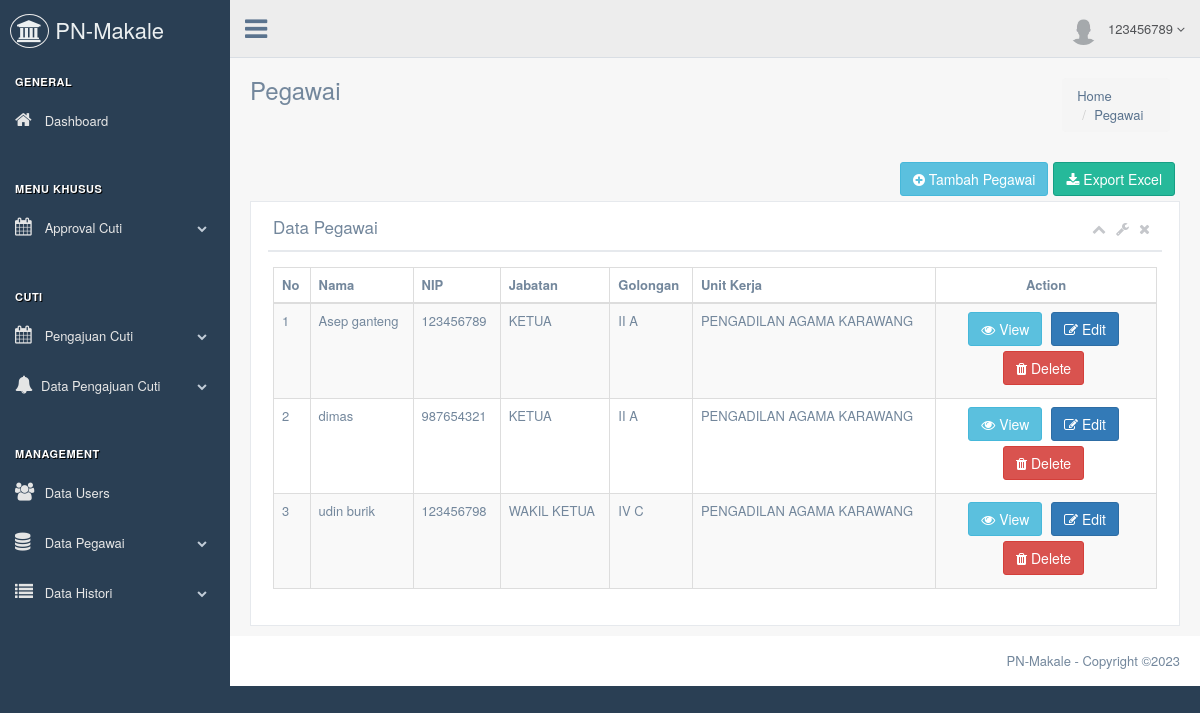
The app's page /admin/index.php?page=data_pegawai (signed in) with its own data.
### tables this page shows
CREATE TABLE `pegawai` (
  `id_pegawai` int(25) NOT NULL,
  `nama_pegawai` varchar(225) NOT NULL,
  `nip` varchar(225) NOT NULL,
  `id_jabatan` int(25) NOT NULL,
  `id_golongan` int(25) NOT NULL,
  `unit_kerja` varchar(225) NOT NULL
);

CREATE TABLE `jabatan` (
  `id_jabatan` int(25) NOT NULL,
  `nama_jabatan` varchar(225) NOT NULL
);

CREATE TABLE `golongan` (
  `id_golongan` int(25) NOT NULL,
  `nama_golongan` varchar(255) NOT NULL
);

### admin/data_pegawai.php (the view, shortened to what this page needs)
<div class="page-title">
  <div class="title_left">
    <h3>Pegawai</h3>
  </div>
  <div class="title_right">
    <div class="col-md-3 col-sm-3 col-xs-12 pull-right">
                <ol class="breadcrumb float-sm-right">
                  <li class="breadcrumb-item"><a href="#">Home</a></li>
                  <li class="breadcrumb-item"><a href="#">Pegawai</a></li>
                </ol>
              </div>
  </div>
</div>
<div class="clearfix"></div>
<div class="row">
  <div class="col-md-12 col-sm-12 col-xs-12">
    <a href="export_pegawai.php" title="Tambah User" class="btn btn-success pull-right" ><i class="fa fa-download"></i> Export Excel</a>
    <a href="#" title="Tambah User" class="btn btn-info pull-right" data-toggle="modal" data-target=".btn-tambah-pegawai"><i class="fa fa-plus-circle"></i> Tambah Pegawai</a>
    <div class="x_panel">
      <div class="x_title">
        <h2>Data Pegawai <small>Daftar pegawai pengadilan Negeri Makale</small></h2>
        <ul class="nav navbar-right panel_toolbox">
          <li><a class="collapse-link"><i class="fa fa-chevron-up"></i></a>
          </li>
          <li class="dropdown">
            <a href="#" class="dropdown-toggle" data-toggle="dropdown" role="button" aria-expanded="false"><i class="fa fa-wrench"></i></a>
          </li>
          <li><a class="close-link"><i class="fa fa-close"></i></a>
          </li>
        </ul>
        <div class="clearfix"></div>
      </div>
      <div class="x_content">
        <table id="datatable" class="table table-striped table-bordered">
          <thead>
            <tr>
              <th>No</th>
              <th>Nama</th>
              <th>NIP</th>
              <th>Jabatan</th>
              <th>Golongan</th>
              <th>Unit Kerja</th>
              <th class="text-center" style="width:25%">Action</th>
            </tr>
          </thead>
          <tbody>
            <?php
              include '../database/koneksi.php';
              $query = mysqli_query($koneksi,"SELECT * FROM pegawai pg, jabatan jb, golongan gl WHERE pg.id_jabatan=jb.id_jabatan and pg.id_golongan=gl.id_golongan order by pg.id_jabatan");
              $i = 1;
              while ($row = mysqli_fetch_array($query)) {
             ?>
             <tr>
               <td><?php echo $i ?></td>
               <td><?php echo $row['nama_pegawai'] ?></td>
               <td><?php echo $row['nip'] ?></td>
               <td><?php echo $row['nama_jabatan'] ?></td>
               <td><?php echo $row['nama_golongan'] ?></td>
               <td><?php echo $row['unit_kerja']; ?></td>
               <td class="text-center">
                 <a href="#" class="btn btn-info" data-toggle="modal" data-target="#modalviewpegawai<?php echo $row['nip'] ?>"><i class="fa fa-eye"></i> View</a>
                 <a href="#" class="btn btn-primary" data-toggle="modal" data-target="#modaleditpegawai<?php echo $row['nip'] ?>"><i class="fa fa-edit"></i> Edit</a>
                 <a href="#" class="btn btn-danger" data-toggle="modal" data-target="#modaldeletepegawai<?php echo $row['nip'] ?>"><i class="fa fa-trash"></i> Delete</a>
               </td>
             </tr>
             <?php
             $i++;
            }
              ?>
          </tbody>
        </table>
      </div>
    </div>
  </div>
</div>

### records on screen
pegawai: nama_pegawai "Asep ganteng", nip "123456789", id_jabatan.nama_jabatan "KETUA", id_golongan.nama_golongan "II A", unit_kerja "PENGADILAN AGAMA KARAWANG"
pegawai: nama_pegawai "dimas", nip "987654321", id_jabatan.nama_jabatan "KETUA", id_golongan.nama_golongan "II A", unit_kerja "PENGADILAN AGAMA KARAWANG"
pegawai: nama_pegawai "udin burik", nip "123456798", id_jabatan.nama_jabatan "WAKIL KETUA", id_golongan.nama_golongan "IV C", unit_kerja "PENGADILAN AGAMA KARAWANG"

### other values on screen
$nip "123456789"
